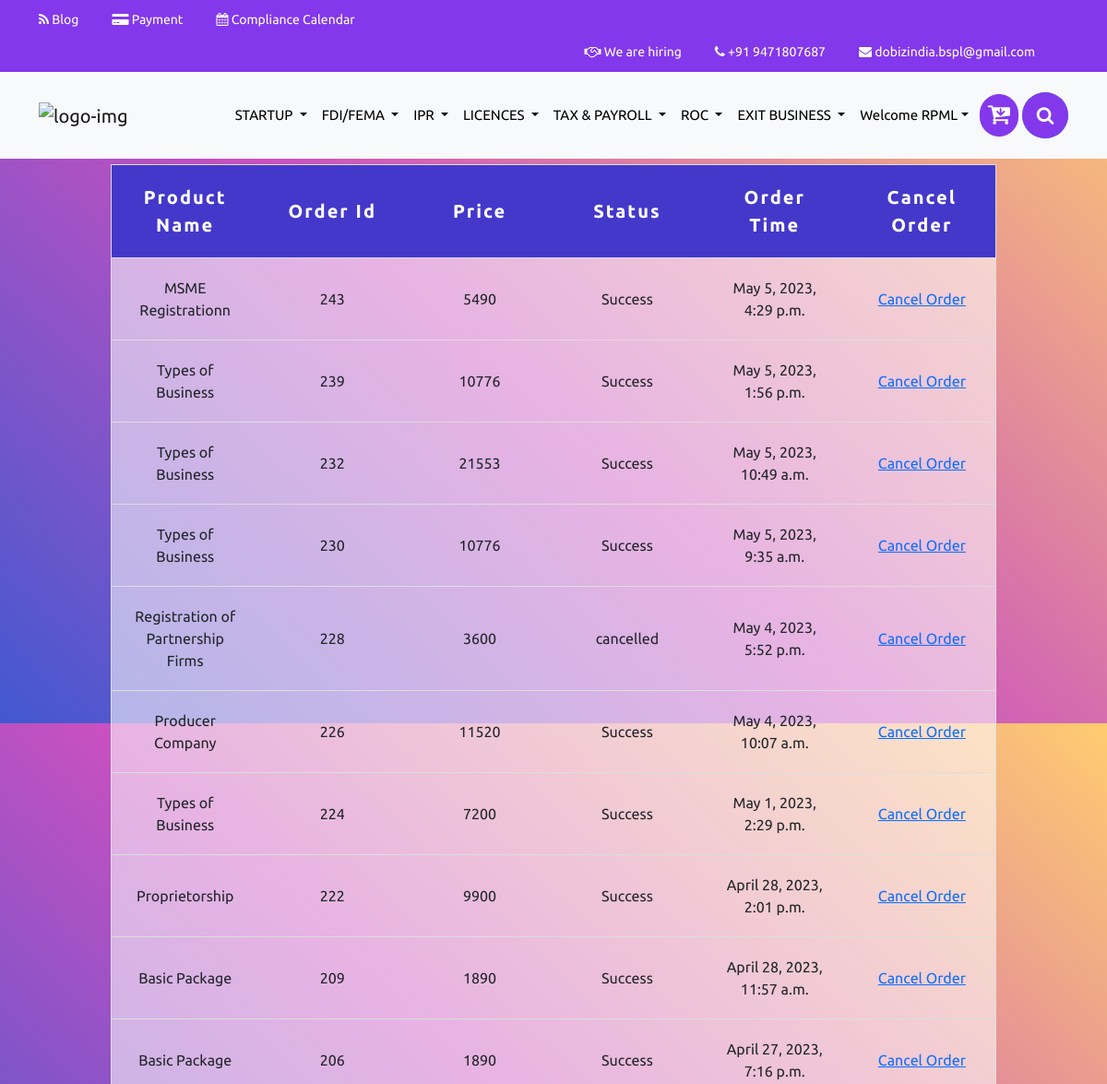
The app's page /order_history (signed in, upper part), older data.
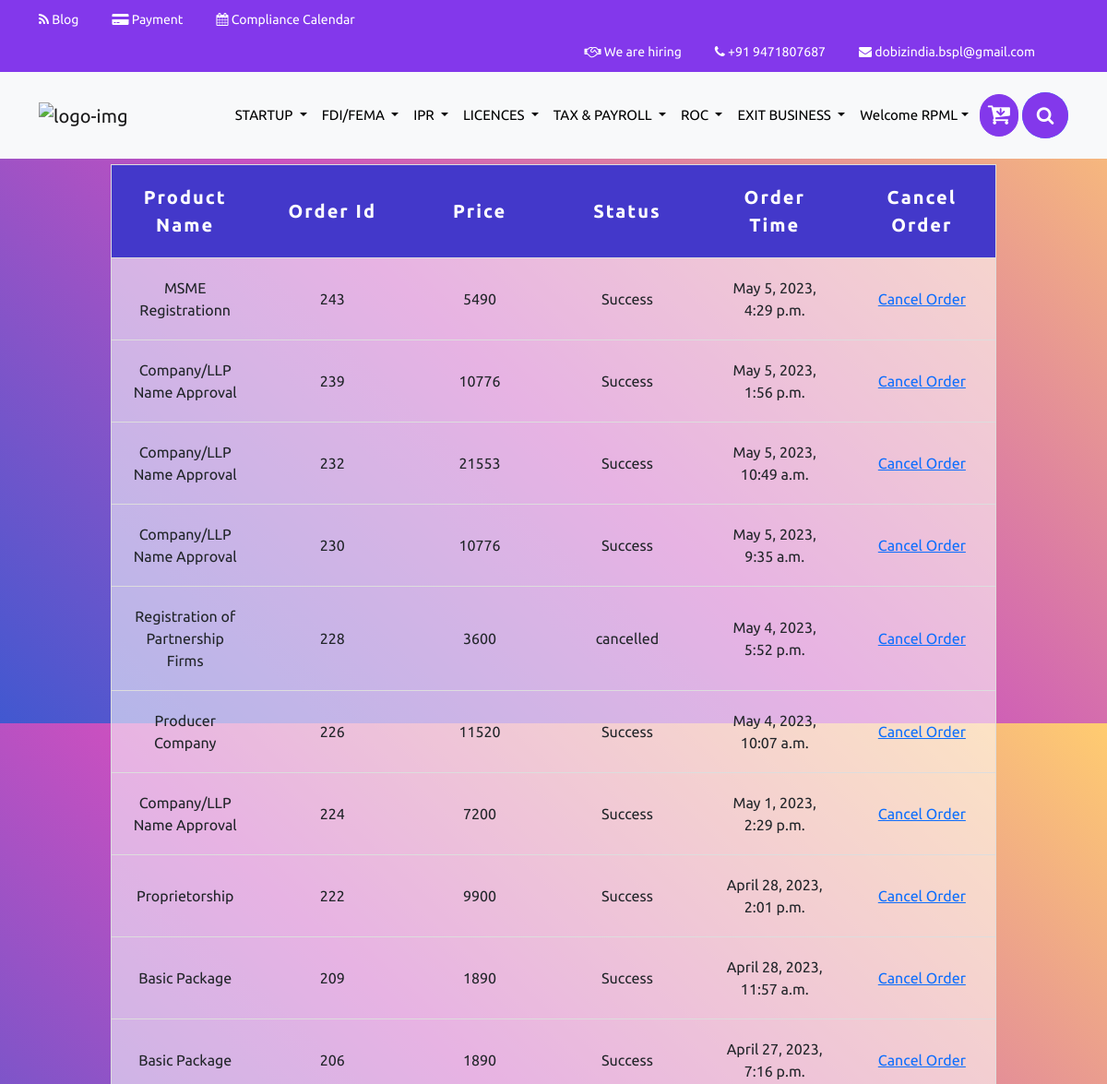
The same page, newer data.
### dobiz/models.py (models this page shows, shortened)
class User(AbstractBaseUser, PermissionsMixin):
    username = None
    email = models.CharField(max_length=255,unique=True)
    name = models.CharField(max_length=255)
    is_staff = models.BooleanField(default=False)
    is_active = models.BooleanField(default=True)
    date_joined = models.DateTimeField(default=timezone.now)
    phone = models.CharField(max_length=14)
    fname = models.CharField(max_length=10)
    lname = models.CharField(max_length=10)
    groups = models.ManyToManyField(Group, blank=True, null=True)
    otp = models.CharField(max_length=6,blank=True,null=True)
    is_verified = models.BooleanField(default=False)
    otp_for_mobile = models.CharField(max_length=6,blank=True,null=True)
    otp_for_forgot_pass = models.CharField(max_length=6,blank=True,null=True)
    refer_by = models.CharField(max_length=111, default="admin@dobiz.com")
    USERNAME_FIELD = 'email'
    REQUIRED_FIELDS = []
    objects = UserManager()

class Order(models.Model):
    product = models.ForeignKey(to=Product, on_delete=models.CASCADE, null=True, blank=False)
    user = models.ForeignKey(to=User, on_delete=models.SET_NULL, null=True, blank=False)
    is_cart = models.IntegerField(default=1, null=True, blank=True)
    status = models.CharField(max_length=200, null=True, blank=True)
    name = models.CharField(max_length=200, null=True,blank= True)
    email = models.EmailField(null=True, blank=True)
    address1 = models.CharField(max_length=200, null=True,blank= True)
    address2 = models.CharField(max_length=200, null=True,blank= True)
    address3 = models.CharField(max_length=200, null=True,blank= True)
    remarks = models.CharField(max_length=300, null=True, blank=True)
    buy_time = models.DateTimeField(null=True, blank=True)
    order_time = models.DateTimeField(auto_now=True)
    quantity = models.IntegerField(null=True, blank=True)
    coupan = models.ForeignKey(to=Coupan, null=True, blank=True,on_delete=models.SET_NULL)
    sell_price = models.IntegerField(null=True,blank=True)
    razor_pay_order_id = models.CharField(max_length=100,null=True,blank=True)
    razor_payment_id = models.CharField(max_length=100,null=True,blank=True)
    razor_payment_signature = models.CharField(max_length=100,null=True,blank=True)

class Product(models.Model):
    page = models.ForeignKey(to=Page, on_delete=models.CASCADE,null=True,blank=True)
    product_name = models.CharField(max_length=50,null=True, blank=False)
    category = models.CharField(max_length=50, default="", null=True, blank=True)
    subcategory = models.CharField(max_length=50, default="", null=True, blank=True)
    market_price = models.CharField(max_length =10, null=True, blank=False)
    discounted_percentage = models.DecimalField(max_digits=5, decimal_places=2, null=True, blank=True)
    Dobiz_India_Filings = models.IntegerField( null=True,blank=True)
    gst_percent = models.IntegerField(null=True, blank=True,default=18)
    gst  =models.IntegerField(null=True, blank=True)
    other_cost = models.IntegerField(null=True, blank=True)
    price = models.IntegerField(default=0, null=True, blank=True)
    desc = models.TextField(null=True, blank=True)
    estimated_delivery_days = models.PositiveIntegerField(null=True, blank=True)
    pub_date = models.DateField(null=True, blank=False)
    img1 = models.ImageField(null=True, blank=True, default='/common_img.png')
    is_package = models.BooleanField(null=True, blank=True)
    package_type = models.CharField(max_length=50,null=True, blank=True)
    package_list1 = models.CharField(max_length=50,null=True, blank=True)
    package_list2 = models.CharField(max_length=50,null=True, blank=True)
    package_list3 = models.CharField(max_length=50,null=True, blank=True)
    package_list4 = models.CharField(max_length=50,null=True, blank=True)
    package_list5 = models.CharField(max_length=50,null=True, blank=True)
    package_list6 = models.CharField(max_length=50,null=True, blank=True)
    package_list7 = models.CharField(max_length=50,null=True, blank=True)
    package_list8 = models.CharField(max_length=50,null=True, blank=True)
    package_list9 = models.CharField(max_length=50,null=True, blank=True)
    package_list10 = models.CharField(max_length=50,null=True, blank=True)
    @property
    def estimated_delivery_date(self):
        if self.estimated_delivery_days:
            return datetime.date.today() + datetime.timedelta(days=self.estimated_delivery_days)
        else:
            return None

### dobiz/views.py (the view)
# urls.py: path('order_history',views.order_history,name="order_history"),
def order_history(request):
    orders = Order.objects.filter(user__id = request.user.id).filter(is_cart=0).order_by("-id")
    context = {"orders":orders}
    return render(request,"order/order_history.html",context)

### dobiz/templates/order/order_history.html (shortened to what this page needs)
{% extends 'index.html' %}
{%block body %}
<table style="margin-top:100px">
    <thead >
      <tr class="thead">
        <th scope="col">Product Name</th>
        <th scope="col">Order Id</th>
        <th scope="col">Price</th>
        <th scope="col">Status</th>
		<th scope="col">Order Time</th>
		<th scope="col">Cancel Order</th>
      </tr>
    </thead>
    <tbody>
        {% for i in orders %}
      <tr>
        <td data-label="Name">{{i.product.product_name}}</td>
        <td data-label="Name">{{i.id}}</td>
        <td data-label="Title">{{i.sell_price}}</td>
        <td data-label="Website">{{i.status}}</td>
        <td data-label="Website">{{i.buy_time}}</td>
        <td data-label="Website"> <a href="{% url 'cancel_order_page' i.id %}">Cancel Order</a></td>
      </tr>
      {% endfor %}
    </tbody>
  </table>
    {% endblock %}

### dobiz/templates/index.html (shortened to what this page needs)
<!doctype html>
<html lang="en">
{% load static %}
{% load django_simple_cookie_consent_tags %}
<head>
  <link rel="stylesheet" type="text/css" href="{% static 'css/style.css' %}">
  <link rel="stylesheet" type="text/css" href="{% static 'css/responsive.css' %}">
  <link rel="stylesheet" href="https://use.fontawesome.com/releases/v5.0.8/css/all.css">
  <link rel="stylesheet" href="https://cdnjs.cloudflare.com/ajax/libs/font-awesome/4.7.0/css/font-awesome.min.css">
  <link href="https://cdn.jsdelivr.net/npm/bootstrap@5.0.2/dist/css/bootstrap.min.css" rel="stylesheet"
>
  <link rel="stylesheet" href="https://cdnjs.cloudflare.com/ajax/libs/OwlCarousel2/2.3.4/assets/owl.carousel.min.css"
 />
  <link rel="stylesheet"
    href="https://cdnjs.cloudflare.com/ajax/libs/OwlCarousel2/2.3.4/assets/owl.theme.default.min.css"
 />
  <link rel="stylesheet" href="https://unpkg.com/aos@next/dist/aos.css" />
  <link rel="stylesheet" href="https://cdn.jsdelivr.net/npm/sweetalert2@11.1.5/dist/sweetalert2.min.css">
</head>
<body>
  <section class="topbar">
    <div class="container">
      <div class="row">
        <div class="col-sm-12 col-md-6 col-12 top-content-s" data-aos="fade-right">
          <div class="">
            <ul>
              <li> <a href="{% url 'dobizblog:bloghome' %}"><i class="fa fa-rss" aria-hidden="true"></i> Blog</a> </li>
              <li> <a href="#"><i class="fa fa-credit-card-alt" aria-hidden="true"></i> Payment</a> </li>
              <li> <a href="#"><i class="fa fa-calendar" aria-hidden="true"></i> Compliance Calendar</a> </li>
            </ul>
          </div>
        </div>
        <div class="col-sm-12 col-md-6 col-12 top-content-s" data-aos="fade-left">
          <div class="text-end">
            <ul>
              <li class="glow"> <a href="{% url 'dobizhire:hire' %}"><i class="fa fa-handshake-o"
                    aria-hidden="true"></i> We are hiring </a> </li>
              <li> <a href="#"><i class="fa fa-phone" aria-hidden="true"></i> +91 9471807687</a> </li>
              <li> <a href="#"><i class="fa fa-envelope" aria-hidden="true"></i> dobizindia.bspl@gmail.com</a> </li>
            </ul>
          </div>
        </div>
      </div>
    </div>
  </section>
  {% include 'common_pages/header.html'%}
  {%block body%}
  {% endblock %}
</body>
</html>

### dobiz/templates/common_pages/header.html (shortened to what this page needs)
{% load static%}
<section data-aos="fade-up">
  <nav class="navbar navbar-expand-lg navbar-light bg-light space-ud navbar-inverse fixed-menu" data-spy="affix"
    data-offset-top="197">
    <div class="container">
      <a class="navbar-brand" href="{%url 'home'%}">
        <img src="{% static '/images/dobizlogo.jpeg' %}" alt="logo-img" class="img-fluid"></a>
      <div class="collapse navbar-collapse" id="main_nav">
        <ul class="navbar-nav ms-auto">
          <li class="nav-item dropdown has-megamenu">
            <a class="nav-link dropdown-toggle" href="#" data-bs-toggle="dropdown"> STARTUP </a>
          </li>
          <li class="nav-item dropdown has-megamenu">
            <a class="nav-link dropdown-toggle" href="#" data-bs-toggle="dropdown"> FDI/FEMA </a>
    </li>
    <li class="nav-item dropdown has-megamenu">
      <a class="nav-link dropdown-toggle" href="#" data-bs-toggle="dropdown"> IPR </a>
    </li>
    <li class="nav-item dropdown has-megamenu">
      <a class="nav-link dropdown-toggle" href="#" data-bs-toggle="dropdown"> LICENCES </a>
    </li>
    <li class="nav-item dropdown has-megamenu">
      <a class="nav-link dropdown-toggle" href="#" data-bs-toggle="dropdown"> TAX & PAYROLL </a>
    </li>
    <li class="nav-item dropdown has-megamenu">
      <a class="nav-link dropdown-toggle" href="#" data-bs-toggle="dropdown"> ROC </a>
    </li>
    <li class="nav-item dropdown has-megamenu">
      <a class="nav-link dropdown-toggle" href="#" data-bs-toggle="dropdown"> EXIT BUSINESS </a>
    </li>
    {% if user.is_authenticated %}
    <ul class="navbar-nav mr-2">
      <li class="nav-item dropdown">
        <a class="nav-link dropdown-toggle" href='#' id="navbarDropdown" role="button" data-toggle="dropdown">
          Welcome {{user.fname}}</a>
      </li>
    </ul>
    </div>
    <button class="mx-1 hire px-2 py-2 my-3 rounded-pill"> <a href="{%url 'card'%}"> <i class="fa fa-cart-arrow-down"
          style="font-size:26px;color:white"></i> </a> </button>
    {% else %}
    <b class="text-start btn-flex">
      <button class="mx-1 hire glow px-4 py-2 my-1"> <a href="{% url 'signup'%}"> Sign Up </a> </button>
      <button class="mx-1 hire2 px-4 py-2 my-1"> <a href="{% url 'auth_login'%}"> Login </a> </button>
    </b>
    {% endif %}
    <div class="search-box">
      <form method="get" action="/search">
        <button class="btn-search"><i class="fa fa-search"></i></button>
      </form>
    </div>
    </div>
  </nav>
</section>

### dobiz/templates/common_pages/footer.html (shortened to what this page needs)
{% load static %}

### dobiz/static/css/style.css (style rules this page uses)
body { zoom: 100%; }
* { padding: 0; margin: 0; list-style: none; text-decoration: none; box-sizing: border-box; font-family: 'Rubik', sans-serif; }
button a { text-decoration: none; color: #fff; }
.topbar { background: #8338eb; font-size: 14px; padding-top: 0.5rem; line-height: 26px; }
.topbar ul li a { color: #fff; margin-right: 36px; text-decoration: none; }
.topbar ul li { list-style: none; z-index: 9; }
.topbar ul { display: inline-flex; margin-bottom: 9px; padding-left: 0; }
.fixed-menu { position: fixed !important; z-index: 99; width: 100%; }
.navbar-nav li a { font-size: 15px; color: #000 !important; }
.bg-light { background-color: #f4faff!important; }
.navbar-brand { position: absolute; width: 9%; top: 0%; }
.space-ud { padding-top: 1.5rem!important; padding-bottom: 1.5rem!important; }
.search-box { width: fit-content; height: fit-content; position: relative; }
.btn-search { width: 50px; height: 50px; border-style: none; font-size: 20px; font-weight: bold; outline: none; cursor: pointer; border-radius: 50%; position: absolute; right: 0px; color:#fff; background-color: #8338eb; pointer-events: painted; }
ul { margin-bottom: 0; }
ul { padding-left: 0 !important; }
.chat-form input, textarea, button { margin-bottom: 10px }
.hire { border: 1px solid #8338eb; background: #8338eb; }
.hire a { color: #fff; text-decoration: none; }
.glow { animation: glow 1s ease-in-out infinite alternate; }

### dobiz/static/css/responsive.css (style rules this page uses)
@media all and (min-width: 992px) { .navbar .has-megamenu { position: static !important; } }
@media screen { .dropdown-toggle { margin: auto; } }
@media screen { .navbar .dropdown-toggle, .nav-tabs .dropdown-toggle { margin: auto; } }
@media (max-width: 1399px) { .top-content-s { width: 100% !important; } }
@media (max-width: 1399px) { .topbar::before { background: #05abff; } }
@media (max-width: 1399px) { .space-ud { padding-top: 0.5rem !important; padding-bottom: 0.5rem !important; } }
@media (max-width: 1399px) { .navbar-brand { position: relative; width: 16%; top: 15%; } }

### dobiz/templates/order/order_history.html (style rules this page uses)
* { font-family: 'Ubuntu', sans-serif; }
body { height:98vh; background-color: #4158D0; background-image: linear-gradient(43deg, #4158D0 0%, #C850C0 46%, #FFCC70 100%); font-family: 'Ubuntu', sans-serif; background-position:center center; }
table { border-collapse: collapse; margin: 0 auto; padding: 0; width: 80%; table-layout: fixed; }
table tr { background-color: #ffffff90; border: 1px solid #ddd; padding: 10px; }
.thead { background-color: rgb(67 56 202); color:#fff; }
table th, table td { padding: 20px; text-align: center; }
table th { font-size: 20px; letter-spacing: .1em; text-transform: capitalize; }

Row changes from the older to the newer data that the page shows:
changed through a linked row, Order "May 5, 2023, 1:56 p.m.": product.product_name "Types of Business" → "Company/LLP Name Approval"
changed through a linked row, Order "May 5, 2023, 10:49 a.m.": product.product_name "Types of Business" → "Company/LLP Name Approval"
changed through a linked row, Order "May 5, 2023, 9:35 a.m.": product.product_name "Types of Business" → "Company/LLP Name Approval"
changed through a linked row, Order "May 1, 2023, 2:29 p.m.": product.product_name "Types of Business" → "Company/LLP Name Approval"
